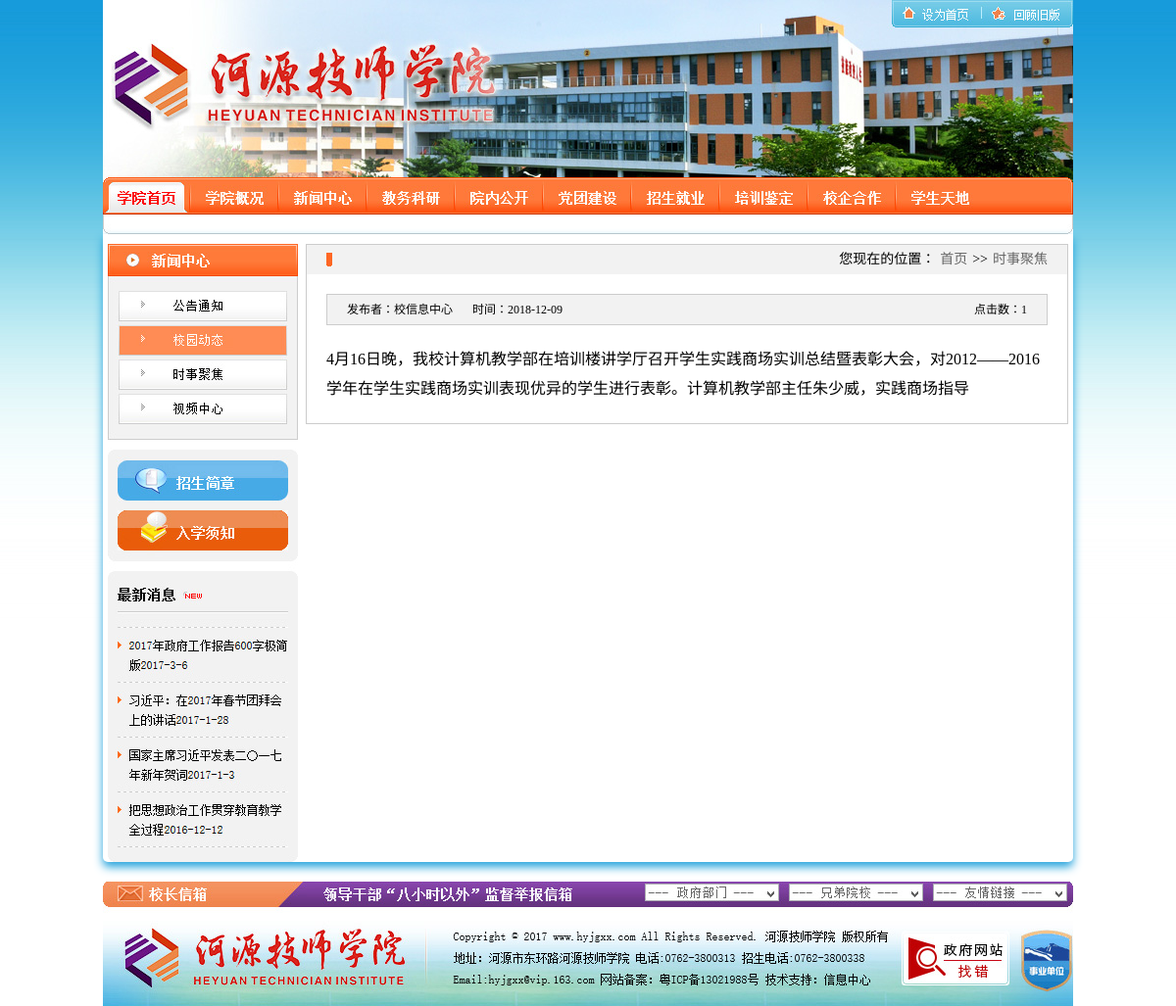
Page /show.php?class=5 on the committed database.
### tables this page shows
CREATE TABLE IF NOT EXISTS `news` (
  `id` int(11) NOT NULL AUTO_INCREMENT,
  `classname` varchar(20) DEFAULT NULL,
  `title` varchar(50) DEFAULT NULL,
  `autor` varchar(20) DEFAULT NULL,
  `content` varchar(1000) DEFAULT NULL,
  `thumbnail` varchar(50) DEFAULT NULL,
  `hits` int(10) DEFAULT NULL,
  `updatetime` date DEFAULT NULL,
  PRIMARY KEY (`id`)
);

### show.php (the view, shortened to what this page needs)
<!doctype html>
<html>
<head>
<?php
$id=$_GET["class"];
$sql=mysql_query("select * from `news` where id=".$id."");
$row=mysql_fetch_row($sql);
$row[6]++;
 ?>
<link href="css/style.css" rel="stylesheet" type="text/css">
<link href="css/xydt_style.css" rel="stylesheet" type="text/css">
<link href="css/ge_style.css" rel="stylesheet" type="text/css">
</head>
<body>
<div class="top"></div>
<div class="nav"></div>
<div class="box">
  <div class="sidebar"></div>
    <div class="shoolnews">
   	  <ul class="title_xy">
          <li><a href="#"><?php echo $row[1];?></a></li>
          <li>>></li>
          <li><a href="index.php">首页</a></li>
          <li>您现在的位置：</li>
        </ul>
        <div class="dantiao_nr">
          <div class="title_fbz">
              <span class="djs">点击数：<?php echo $row[6];?></span><span class="fbz">发布者：<?php echo $row[3];?></span><span>时间：<?php echo $row[7];?></span>
          </div>
          <div class="news_nrs">
          	<?php echo $row[4];?>
             </div>
        </div>
    </div>
</div>
<div class="foot"></div>
</body>
</html>

### css/style.css (style rules this page uses)
* { padding:0; margin:0; }
.top { background-image: url(../images/hjs_02.jpg); height: 181px; width: 990px; margin-right: auto; margin-left: auto; }
.nav { background-image: url(../images/hjs_04.jpg); height: 58px; width: 990px; margin-right: auto; margin-left: auto; }
.box { width: 990px; margin-right: auto; margin-left: auto; background-color: #FFF; padding-top: 10px; box-shadow: #21a2dc 0px 5px 10px; overflow: hidden; margin-bottom: 20px; border-bottom-left-radius:5px; border-bottom-right-radius:5px; }
.foot { background-image: url(../images/hjs_31.jpg); height: 127px; width: 990px; margin-right: auto; margin-left: auto; }
body { background-image: url(../images/bg.jpg); background-repeat: repeat-x; }

### css/xydt_style.css (style rules this page uses)
.box .sidebar { background-image: url(../images/sidebar.jpg); background-repeat: no-repeat; height: 631px; width: 194px; margin-left: 5px; float: left; }
.box .shoolnews { width: 776px; float: right; overflow: hidden; margin-right: 5px; border: 1px solid #CCC; line-height: 30px; padding-bottom: 20px; }
.box .shoolnews .title_xy { height: 30px; display: block; list-style-type: none; background-color: #f2f2f2; padding-right: 20px; padding-left: 35px; margin-bottom: 20px; background-image: url(../images/icon_tit.jpg); background-repeat: no-repeat; background-position: 20px center; }
.box .shoolnews .title_xy li { float: right; font-size: 14px; margin-left: 5px; }
.box .shoolnews .title_xy li a { color: #666; text-decoration: none; }

### css/ge_style.css (style rules this page uses)
.box .shoolnews .dantiao_nr { margin-right: 20px; margin-left: 20px; }
.box .shoolnews .dantiao_nr .title_fbz { background-color: #F2F2F2; line-height: 30px; height: 30px; font-size: 12px; border: 1px solid #CCC; padding-right: 20px; padding-left: 20px; font-family: "黑体"; margin-bottom: 20px; }
.fbz { margin-right: 20px; }
.djs { float: right; }
.news_nrs { word-break:break-all; }

### rows in the picture
news: classname "时事聚焦", autor "校信息中心", updatetime "2018-12-09", content "4月16日晚，我校计算机教学部在培训楼讲学厅召开学生实践商场实训总结暨表彰大会，对2012——2016学年在学生实践商场实训表现优异的学生进行表彰。计算机教学部主任朱少威，实践商场指导"

### other values in the picture
$row[6] "1"
